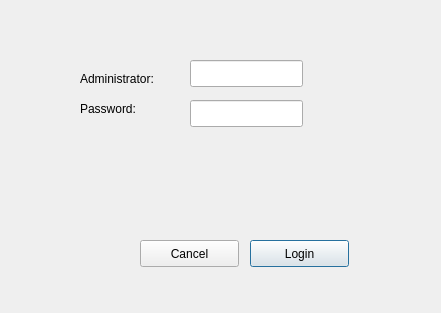
<?xml version="1.0" encoding="UTF-8"?>
<ui version="4.0">
 <class>Login</class>
 <widget class="QDialog" name="Login">
  <property name="geometry">
   <rect>
    <x>0</x>
    <y>0</y>
    <width>441</width>
    <height>313</height>
   </rect>
  </property>
  <property name="windowTitle">
   <string>MyQQ Server</string>
  </property>
  <widget class="QLabel" name="label">
   <property name="geometry">
    <rect>
     <x>80</x>
     <y>70</y>
     <width>101</width>
     <height>17</height>
    </rect>
   </property>
   <property name="text">
    <string>Administrator:</string>
   </property>
  </widget>
  <widget class="QLabel" name="label_2">
   <property name="geometry">
    <rect>
     <x>80</x>
     <y>100</y>
     <width>71</width>
     <height>17</height>
    </rect>
   </property>
   <property name="text">
    <string>Password:</string>
   </property>
  </widget>
  <widget class="QLineEdit" name="m_textAdminName">
   <property name="geometry">
    <rect>
     <x>190</x>
     <y>60</y>
     <width>113</width>
     <height>27</height>
    </rect>
   </property>
  </widget>
  <widget class="QLineEdit" name="m_textAdminPsw">
   <property name="geometry">
    <rect>
     <x>190</x>
     <y>100</y>
     <width>113</width>
     <height>27</height>
    </rect>
   </property>
  </widget>
  <widget class="QPushButton" name="m_btnServerLogin">
   <property name="geometry">
    <rect>
     <x>250</x>
     <y>240</y>
     <width>99</width>
     <height>27</height>
    </rect>
   </property>
   <property name="text">
    <string>Login</string>
   </property>
  </widget>
  <widget class="QPushButton" name="m_btnServerCancel">
   <property name="geometry">
    <rect>
     <x>140</x>
     <y>240</y>
     <width>99</width>
     <height>27</height>
    </rect>
   </property>
   <property name="text">
    <string>Cancel</string>
   </property>
  </widget>
 </widget>
 <resources/>
 <connections/>
</ui>
